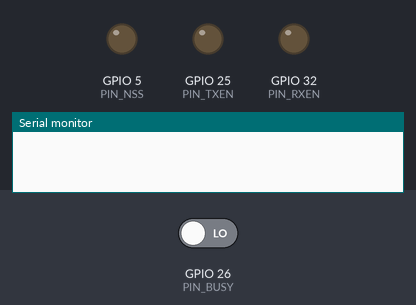
Bench run of a sketch on a simulated ESP32. Shown: output pins drawn as LEDs (lit = HIGH), the last lines printed to the serial monitor. Inputs (shaded band) come from the test bench; at power-on: GPIO 26 (PIN_BUSY) LOW. Pins used as bus, display or sensor lines are not drawn.

Above: at 0.0 s.
At 0.4 s:
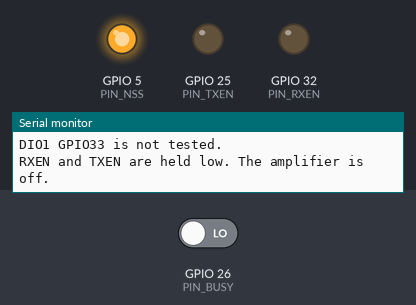
Timing chart, 0 to 1.9 s (numbered marks = the images above):
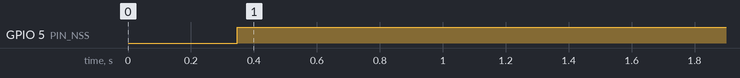

The sketch:

wiring_check.ino
```cpp
/*
  Проверка проводов ESP32 - SX1262.
  Передатчик не включается: только сброс, SPI и запись регистра.

  VCC модуля -> VIN (5 В), GND -> GND
  SCK 18, MISO 19, MOSI 23, NSS 5
  NRST 14, BUSY 26, DIO1 33, RXEN 32, TXEN 25

  Плата: ESP32 Dev Module. Монитор порта: 115200.
*/

#include <SPI.h>

const int PIN_SCK = 18;
const int PIN_MISO = 19;
const int PIN_MOSI = 23;
const int PIN_NSS = 5;
const int PIN_RST = 14;
const int PIN_BUSY = 26;
const int PIN_DIO1 = 33;
const int PIN_RXEN = 32;
const int PIN_TXEN = 25;

const uint8_t CMD_SET_STANDBY = 0x80;
const uint8_t CMD_SET_PACKET_TYPE = 0x8A;
const uint8_t CMD_WRITE_REGISTER = 0x0D;
const uint8_t CMD_READ_REGISTER = 0x1D;
const uint8_t CMD_GET_STATUS = 0xC0;
const uint16_t REG_SYNC_MSB = 0x0740;

bool spiOk = false;
bool busyOk = false;

void rfSwitchOff() {
  digitalWrite(PIN_TXEN, LOW);
  digitalWrite(PIN_RXEN, LOW);
}

bool waitBusy(uint32_t timeoutMs) {
  uint32_t start = millis();
  while (digitalRead(PIN_BUSY) == HIGH) {
    if (millis() - start > timeoutMs) {
      return false;
    }
  }
  return true;
}

void resetChip() {
  digitalWrite(PIN_RST, LOW);
  delay(2);
  digitalWrite(PIN_RST, HIGH);
}

void pauseForBusy() {
  waitBusy(20);
}

bool statusLooksReal(uint8_t status) {
  if (status == 0x00 || status == 0xFF) {
    return false;
  }
  uint8_t mode = (status >> 4) & 0x07;
  return mode >= 2 && mode <= 6;
}

uint8_t getStatus() {
  SPI.beginTransaction(SPISettings(2000000, MSBFIRST, SPI_MODE0));
  digitalWrite(PIN_NSS, LOW);
  uint8_t first = SPI.transfer(CMD_GET_STATUS);
  uint8_t second = SPI.transfer(0x00);
  digitalWrite(PIN_NSS, HIGH);
  SPI.endTransaction();
  if (statusLooksReal(second) && !statusLooksReal(first)) {
    return second;
  }
  return first;
}

bool command(uint8_t opcode, uint8_t value) {
  pauseForBusy();
  SPI.beginTransaction(SPISettings(2000000, MSBFIRST, SPI_MODE0));
  digitalWrite(PIN_NSS, LOW);
  SPI.transfer(opcode);
  SPI.transfer(value);
  digitalWrite(PIN_NSS, HIGH);
  SPI.endTransaction();
  return waitBusy(20);
}

uint8_t readRegister(uint16_t addr) {
  uint8_t value = 0x00;
  pauseForBusy();
  SPI.beginTransaction(SPISettings(2000000, MSBFIRST, SPI_MODE0));
  digitalWrite(PIN_NSS, LOW);
  SPI.transfer(CMD_READ_REGISTER);
  SPI.transfer(addr >> 8);
  SPI.transfer(addr & 0xFF);
  SPI.transfer(0x00);
  value = SPI.transfer(0x00);
  digitalWrite(PIN_NSS, HIGH);
  SPI.endTransaction();
  waitBusy(20);
  return value;
}

void writeRegister(uint16_t addr, uint8_t value) {
  pauseForBusy();
  SPI.beginTransaction(SPISettings(2000000, MSBFIRST, SPI_MODE0));
  digitalWrite(PIN_NSS, LOW);
  SPI.transfer(CMD_WRITE_REGISTER);
  SPI.transfer(addr >> 8);
  SPI.transfer(addr & 0xFF);
  SPI.transfer(value);
  digitalWrite(PIN_NSS, HIGH);
  SPI.endTransaction();
  waitBusy(20);
}

const char* chipModeName(uint8_t status) {
  switch ((status >> 4) & 0x07) {
    case 2: return "STDBY_RC";
    case 3: return "STDBY_XOSC";
    case 4: return "FS";
    case 5: return "RX";
    case 6: return "TX";
    default: return "unknown";
  }
}

uint8_t readSx1276Version() {
  SPI.beginTransaction(SPISettings(2000000, MSBFIRST, SPI_MODE0));
  digitalWrite(PIN_NSS, LOW);
  SPI.transfer(0x42);
  uint8_t value = SPI.transfer(0x00);
  digitalWrite(PIN_NSS, HIGH);
  SPI.endTransaction();
  return value;
}

void setup() {
  Serial.begin(115200);
  delay(300);

  pinMode(PIN_NSS, OUTPUT);
  pinMode(PIN_RST, OUTPUT);
  pinMode(PIN_BUSY, INPUT);
  pinMode(PIN_DIO1, INPUT);
  pinMode(PIN_RXEN, OUTPUT);
  pinMode(PIN_TXEN, OUTPUT);
  digitalWrite(PIN_NSS, HIGH);
  digitalWrite(PIN_RST, HIGH);
  rfSwitchOff();

  SPI.begin(PIN_SCK, PIN_MISO, PIN_MOSI, PIN_NSS);

  Serial.println();
  Serial.println("=== ESP32 - SX1262 wiring check ===");
  Serial.println("No transmit. Module VCC must be on VIN.");
  Serial.println();

  Serial.println("[1] Reset, BUSY pin");
  resetChip();
  uint32_t start = millis();
  busyOk = waitBusy(100);
  if (busyOk) {
    Serial.print("    BUSY went low in ");
    Serial.print(millis() - start);
    Serial.println(" ms. OK");
  } else if (digitalRead(PIN_BUSY) == HIGH) {
    Serial.println("    BUSY stays HIGH. Check VIN, GND, NRST GPIO14, BUSY GPIO26.");
  } else {
    Serial.println("    BUSY is already low.");
  }

  Serial.println("[2] SPI answer");
  command(CMD_SET_STANDBY, 0x00);
  uint8_t status = getStatus();
  Serial.print("    GetStatus = 0x");
  Serial.print(status, HEX);
  Serial.print(", mode ");
  Serial.println(chipModeName(status));
  spiOk = statusLooksReal(status);
  if (spiOk) {
    Serial.println("    Chip answered. SCK, MISO, MOSI, NSS and power are OK.");
  } else {
    Serial.println("    No answer. Check SCK 18, MISO 19, MOSI 23, NSS 5, GND, VIN.");
    uint8_t version = readSx1276Version();
    if (version == 0x12) {
      Serial.println("    Reg 0x42 = 0x12: this is RFM95/SX1276, not SX1262.");
    }
  }

  Serial.println("[3] Register write and read");
  bool memoryOk = false;
  if (spiOk) {
    command(CMD_SET_PACKET_TYPE, 0x01);
    uint8_t original = readRegister(REG_SYNC_MSB);
    Serial.print("    0x0740 was 0x");
    Serial.println(original, HEX);

    writeRegister(REG_SYNC_MSB, 0x5A);
    bool first = readRegister(REG_SYNC_MSB) == 0x5A;
    writeRegister(REG_SYNC_MSB, 0xA5);
    bool second = readRegister(REG_SYNC_MSB) == 0xA5;
    writeRegister(REG_SYNC_MSB, original);
    uint8_t restored = readRegister(REG_SYNC_MSB);

    Serial.println(first ? "    Write 0x5A read back. OK" : "    Write 0x5A mismatch");
    Serial.println(second ? "    Write 0xA5 read back. OK" : "    Write 0xA5 mismatch");
    Serial.print("    Restored 0x");
    Serial.print(original, HEX);
    Serial.print(", now 0x");
    Serial.println(restored, HEX);
    memoryOk = first && second && restored == original;
    if (!memoryOk) {
      Serial.println("    Write did not stick. MOSI and MISO are often swapped.");
    }
  } else {
    Serial.println("    Skipped: SPI is not answering.");
  }

  Serial.println();
  if (spiOk && memoryOk && busyOk) {
    Serial.println("Result: power, SPI, NRST and BUSY are wired correctly.");
  } else if (spiOk && memoryOk) {
    Serial.println("Result: SPI works. Check BUSY GPIO26 and NRST GPIO14.");
  } else {
    Serial.println("Result: module did not answer. Recheck the wires in the header comment.");
  }
  Serial.println("DIO1 GPIO33 is not tested.");
  Serial.println("RXEN and TXEN are held low. The amplifier is off.");
}

void loop() {
}
```

Measured:
- by itself, GPIO 5 (PIN_NSS): LOW → HIGH at 0.35 s
